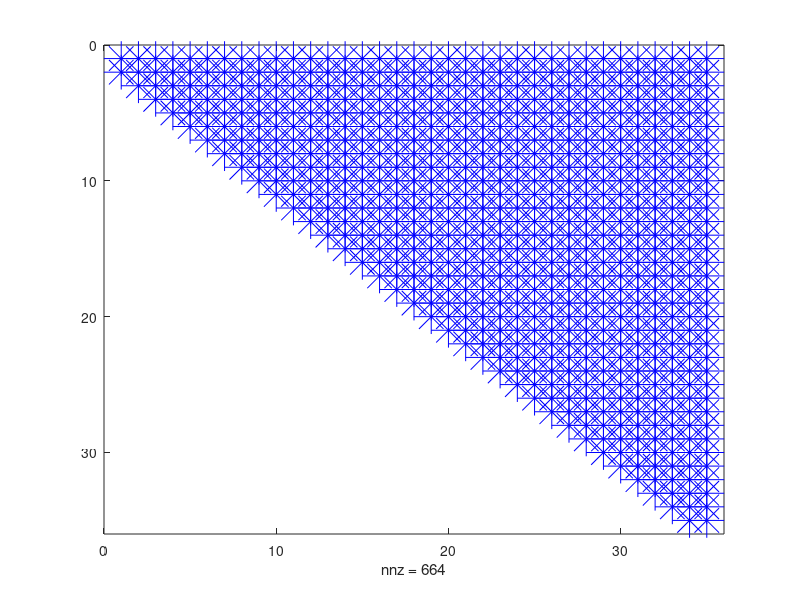

Recreate this plot in MATLAB. (Note: this script raises an error after producing the figure.)
%% Opgave 4
clear
clc
tic
VolSymmetrischeMatrix=load('matrix.txt');
HessenbergVorm=hess(VolSymmetrischeMatrix);
spy(HessenbergVorm,'b',25)
TijdTerInfoInSeconden= toc;
disp(['De tijd die de berekening nam was: ',num2str(TijdTerInfoInSeconden),' seconden.'])
%% Opgave 5
clear
clc
tic
VolSymmetrischeMatrix=load('matrix.txt');
[EigenwaardeQRZonder,ResiduQRZonder]=qr_zonder(VolSymmetrischeMatrix);
[EigenwaardeQRWilkinson,ResiduQRWilkinson]=qr_shiftwilkinsonall(VolSymmetrischeMatrix);
TijdTerInfoInSeconden= toc;
disp(['De tijd die de berekening nam was: ',num2str(TijdTerInfoInSeconden),' seconden.'])
%% Opgave 6 